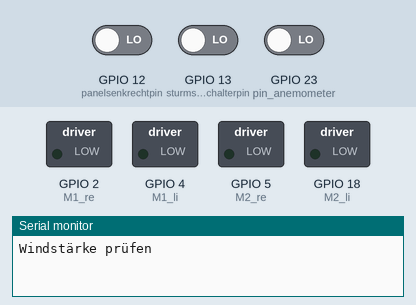
The program below on a simulated ESP32. On the bench: switched loads named in the program (green lamp = pin HIGH), the last lines printed to the serial monitor. The inputs (shaded band) are chosen by the test bench; at power-on: GPIO 12 (panelsenkrechtpin) LOW, GPIO 13 (sturmschutzschalterpin) LOW, GPIO 23 (pin_anemometer) LOW.

Above: at 5.3 s.
5.4 s: GPIO 12 (panelsenkrechtpin) driven HIGH
At 6.7 s:
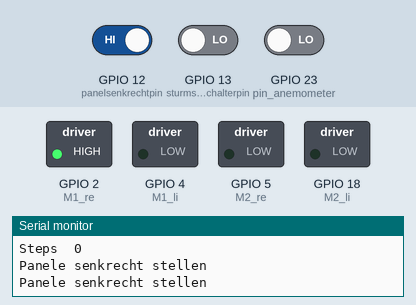
7.6 s: GPIO 12 (panelsenkrechtpin) driven LOW
At 11.2 s:
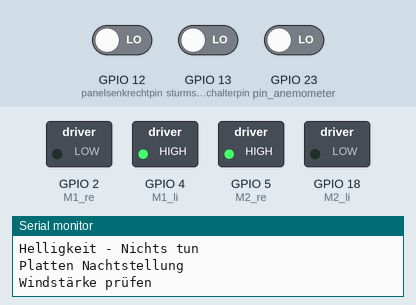
11.5 s: GPIO 12 (panelsenkrechtpin) driven HIGH
At 13.4 s:
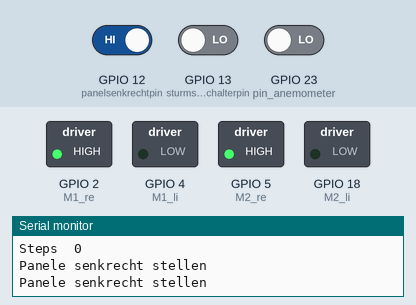
14.3 s: GPIO 12 (panelsenkrechtpin) driven LOW and GPIO 13 (sturmschutzschalterpin) driven HIGH
At 16.0 s:
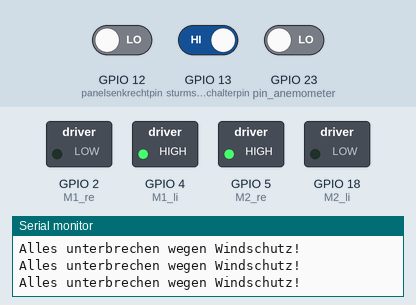
Timing chart, 0 to 17.5 s (numbered marks = the images above; inputs shaded):
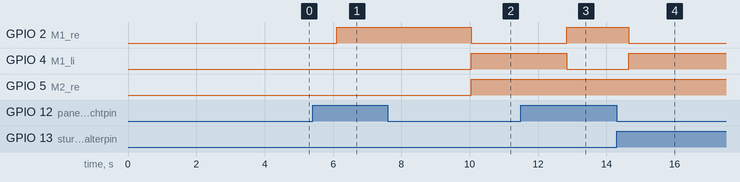

Measured:
- after the input at 5.4 s, GPIO 2 (M1_re): LOW → HIGH after 0.70 s
- after the input at 7.6 s, GPIO 2 (M1_re): HIGH → LOW after 2.4 s; GPIO 4 (M1_li), GPIO 5 (M2_re): LOW → HIGH after 2.4 s
- after the input at 11.5 s, GPIO 2 (M1_re): LOW → HIGH after 1.3 s; GPIO 4 (M1_li): HIGH → LOW after 1.3 s
- after the input at 14.3 s, GPIO 2 (M1_re): HIGH → LOW after 0.35 s; GPIO 4 (M1_li): LOW → HIGH after 0.35 s

The program:

main.cpp
```cpp
#include <Arduino.h>

/////////////////////////////////////////////////////////////////////////// mqtt variable
char msgToPublish[60];
char stgFromFloat[10];


/////////////////////////////////////////////////////////////////////////// Pin output zuweisen
#define M1_re 2   // D2  - grau weiss - Pin 7
#define M1_li 4   // D4  - grün - Pin 6
#define M2_re 5   // D5  - violett - Pin 5
#define M2_li 18  // D18 - schwarz - Pin 4

/////////////////////////////////////////////////////////////////////////// Interrup
int sturmschutzschalterpin =  13;
int panelsenkrechtpin =  12;

/////////////////////////////////////////////////////////////////////////// ADC zuweisen
const int adc_NO = 34; //ADC1_6 - Fotowiderstand
const int adc_NW = 35; //ADC1_7 - Fotowiderstand
const int adc_SO = 33; //ADC1_8 - Fotowiderstand
const int adc_SW = 32; //ADC1_9 - Fotowiderstand

/////////////////////////////////////////////////////////////////////////// ADC Strommessung ACS712
const int acd_strom = 39; //Strommesser ACD Panel
int acd_strom_acs712;

/////////////////////////////////////////////////////////////////////////// Variablen Sonensensor
int sensorSonne_NO, sensorSonne_NW, sensorSonne_SO, sensorSonne_SW;
int horizontal_hoch, horizontal_runter, vertikal_rechts, vertikal_links;
int differenz_neigen, differenz_drehen, sonne_quersumme, neigen_fahrt;
int traker_tolleranz_neigen = 90; // Getestet mit 300
int traker_tolleranz_drehen = 110;
int helligkeit_schwellwert = 750; // Wolkenschwellwert
int helligkeit_nachtstellung = 1600; // Wolkenschwellwert

/////////////////////////////////////////////////////////////////////////// Windsensor Variablen
int wind_zu_stark = 0;
int sturmschutz_pause = 150000;
int pin_anemometer = 23; // Impulsgeber des Anemometer
unsigned long start_time = 0;
unsigned long end_time = 0
;
int steps = 0;
int steps_schwellwert = 120;

/////////////////////////////////////////////////////////////////////////// Schleifen verwalten
unsigned long previousMillis_Sturmcheck = 0; // Windstärke prüfen
unsigned long interval_Sturmcheck = 5000;

unsigned long previousMillis_sonnensensor = 0; // Sonnenstand prüfen
unsigned long interval_sonnensensor = 10000;

unsigned long previousMillis_sturmschutzschalter = 0; // Sturmschutz Schalter prüfen
unsigned long interval_sturmschutzschalter = 1200;

unsigned long previousMillis_panelsenkrecht = 0; // Sturmschutz Schalter prüfen
unsigned long interval_panelsenkrecht = 1300;

unsigned long previousMillis_strom_messung = 0; // Sturmschutz Schalter prüfen
unsigned long interval_strom_messung = 35000;

/////////////////////////////////////////////////////////////////////////// Funktionsprototypen
void loop                       ();
void m1                         (int); // Panel neigen
void m2                         (int); // Panel drehen
void sturmschutz                ();
void panel_senkrecht            ();
void sonnenaufgang              ();
void sonnensensor               ();
void sturmschutzschalter        ();

/////////////////////////////////////////////////////////////////////////// SETUP
void setup() {

// Serielle Kommunikation starten
Serial.begin(38400);

// Sturmschutzschalter init
pinMode(sturmschutzschalterpin, INPUT);

// Panel senkrecht init
pinMode(panelsenkrechtpin, INPUT);

//Pins deklarieren
  pinMode(M1_re,OUTPUT);
  pinMode(M1_li,OUTPUT);
  pinMode(M2_re,OUTPUT);
  pinMode(M2_li,OUTPUT);
}

/////////////////////////////////////////////////////////////////////////// Sonnensensor - Fotowiderstände
void sonnensensor(){

sensorSonne_NO = analogRead(adc_NO);
sensorSonne_NW = analogRead(adc_NW);
sensorSonne_SO = analogRead(adc_SO);
sensorSonne_SW = analogRead(adc_SW);


// Werte Seriell ausgeben
Serial.print("Wert sensorSonne_NO : ");
Serial.println(sensorSonne_NO);
Serial.print("Wert sensorSonne_NW : ");
Serial.println(sensorSonne_NW);
Serial.print("Wert sensorSonne_SO : ");
Serial.println(sensorSonne_SO);
Serial.print("Wert sensorSonne_SW : ");
Serial.println(sensorSonne_SW);

// Quersumme aller Werte
//sonne_quersumme = (sensorSonne_NO + sensorSonne_NW + sensorSonne_SO + sensorSonne_SW) / 4;
sonne_quersumme = (sensorSonne_SO + sensorSonne_SW) / 2;

int quersumme_mqtt = 4096 - sonne_quersumme;

      // mqtt Datensatz senden
    dtostrf(quersumme_mqtt, 4, 0, stgFromFloat);
    sprintf(msgToPublish, "%s", stgFromFloat);


Serial.print("Sonne Quersumme: ");
Serial.println(sonne_quersumme);
Serial.print("Sonne Quersumme max Wert ");
Serial.println(helligkeit_schwellwert);

// Justierung stoppen Wolken
if (sonne_quersumme < helligkeit_schwellwert) {
Serial.println("Helligkeit - Ausrichten ");
//horizontal_hoch   = ((sensorSonne_NO + sensorSonne_NW)/2)*(-1);
horizontal_hoch   = ((sensorSonne_NO + sensorSonne_NW)/2)*(-1);
horizontal_runter = ((sensorSonne_SO + sensorSonne_SW)/2)*(-1);
vertikal_rechts   = ((sensorSonne_NO + sensorSonne_SO)/2)*(-1);
vertikal_links    = ((sensorSonne_NW + sensorSonne_SW)/2)*(-1);

    // Sonnentraking Drehen
    differenz_drehen = ((sensorSonne_NW + sensorSonne_SW)/2  - (sensorSonne_NO + sensorSonne_SO)/2) *(-1);
    Serial.print("Differenz Drehen: ");
    Serial.println(differenz_drehen);


    if (vertikal_rechts > vertikal_links && (vertikal_rechts-vertikal_links) > traker_tolleranz_drehen) {
      Serial.println("XXX Motor drehen - LINKS");
      m2(1);
      delay(1000);
    } else {
      m2(3);
    }

    if (vertikal_links > vertikal_rechts && (vertikal_links-vertikal_rechts) > traker_tolleranz_drehen) {
      Serial.println("XXXX Motor drehen - RECHTS");
      m2(2);
    delay(1000);
    } else {
      m2(3);
    }

    // Schwellwert überschritten Ausrichten
    // Sonnentraking Neigen
    differenz_neigen = (((sensorSonne_NO + sensorSonne_NW)/2) - ((sensorSonne_SO + sensorSonne_SW)/2)) * (-1);
    Serial.print("Differenz Neigen: ");
    Serial.println(differenz_neigen);


    if (horizontal_hoch > horizontal_runter && (horizontal_hoch-horizontal_runter) > traker_tolleranz_neigen) {
          Serial.println("YYYY Motor neigen - RUNTER");
          m1(2);
          // delay(1000);
    } else {
      m1(3);
    }

    if (horizontal_runter > horizontal_hoch && (horizontal_runter-horizontal_hoch) > traker_tolleranz_neigen) {
          Serial.println("YYYY Motor neigen - HOCH");
          m1(1);
          // delay(1000);
    } else {
      m1(3);
    }


} else {
Serial.println("Helligkeit - Nichts tun ");

// Wenn die Helligkeit dunkler als der Nachtwert ist Platten horizontal stellen

  if (sonne_quersumme > helligkeit_nachtstellung) {
  // Platte horizontal stellen
    Serial.println("Platten Nachtstellung");
    m1(2);
    m2(1);
  } else {
    Serial.println("Zu wenig Sonne, keine Bewegung");

  }

}

}

/////////////////////////////////////////////////////////////////////////// m1 Neigen
void m1(int x) {
  // x = 1 senken | x = 2 heben | x = 3 aus

  if (x == 1) {
    // Panele senken
    //Serial.println("Panele senken");
    digitalWrite(M1_re, HIGH); // D2 - weiss - Pin7
    digitalWrite(M1_li, LOW); // D4 - grün + Pin 6
  }

  if (x == 2) {
    // Panele heben
    //Serial.println("Panele heben");
    digitalWrite(M1_re, LOW);
    digitalWrite(M1_li, HIGH);
  }

  if (x == 3) {
    // Neigen stop
    //Serial.println("Neigen stop");
    digitalWrite(M1_re, LOW);
    digitalWrite(M1_li, LOW);
  }

}

/////////////////////////////////////////////////////////////////////////// m1 Drehen
void m2(int x) {
  // x = 1 links | x = 2 rechts | x = 3 aus

  if (x == 1) {
    // Panel links drehen
    //erial.println("Panel links drehen");
    digitalWrite(M2_re, HIGH); // D5 - violett - Pin 5
    digitalWrite(M2_li, LOW); // D18 - schwarz - Pin 4
  }

  if (x == 2) {
    // Panel rechts drehen
    //Serial.println("Panel rechts drehen");
    digitalWrite(M2_re, LOW);
    digitalWrite(M2_li, HIGH);
  }

  if (x == 3) {
    // Drehen stop
    //Serial.println("Drehen stop");
    digitalWrite(M2_re, LOW);
    digitalWrite(M2_li, LOW);
  }

}

/////////////////////////////////////////////////////////////////////////// Sturmschutz - Solarpanel waagerecht ausrichten
void sturmschutz() {

  // Speedsensor auslesen
  //Serial.println("Winddaten messen");

     start_time=millis();
    end_time=start_time+1000;
      while(millis()<end_time)
      {

        if(digitalRead(pin_anemometer))
        {
          steps=steps+1;
          //while(digitalRead(pin_anemometer));
          while(digitalRead(pin_anemometer));
        }

      }

    Serial.print("Steps  ");
    Serial.println(steps);

    if (steps > steps_schwellwert) {
      // Variable Windschutz schreiben
      wind_zu_stark = 1;
      // Wenn Wind eine gewisse stärke erreicht hat Panel fahren und int wind_zu_stark auf 1 setzen

        Serial.println("Wind zu stark Panele sichern ");
        // Panel in Position fahren
        m1(2);
        // Lange pause um Prozessor zu unterbrechen.
        delay (sturmschutz_pause);

    } else {
      wind_zu_stark = 0;

    }

}

/////////////////////////////////////////////////////////////////////////// Schneelast / Reinigen - Solarpanel senkrecht ausrichten
void panel_senkrecht() {

  // Schalter abfragen
  	while( digitalRead(panelsenkrechtpin) == 1 ) //while the button is pressed
      {
        //blink
        Serial.println("Panele senkrecht stellen");
        m1(1);

        delay(500);
      }

}

/////////////////////////////////////////////////////////////////////////// Sonnenaufgang - Panele ausrichten
void sonnenaufgang() {

  // Motor m1 Panel senkrecht ausrichten bis Endlage
  m1(1);

  // Motor m2 Panel drehen Osten bis Endlage
  m2(1);

}

/////////////////////////////////////////////////////////////////////////// Sonnenaufgang - Panele ausrichten
void sturmschutzschalter() {

  // Schalter abfragen
  	while( digitalRead(sturmschutzschalterpin) == 1 ) //while the button is pressed
      {
        //blink
        Serial.println("Alles unterbrechen wegen Windschutz!");
        m1(2);
        delay(500);
      }

}

/////////////////////////////////////////////////////////////////////////// LOOP
void loop() {


  //++++++++++++++++++++++++++++++++++++++++++++++++++++++++++++++++++++++++ Auf Sturm prüfen
  if (millis() - previousMillis_Sturmcheck > interval_Sturmcheck) {
      previousMillis_Sturmcheck = millis();
      // Windstärke prüfen
      Serial.println("Windstärke prüfen");
      // Messwert zurücksetzen
      steps = 0;
      sturmschutz();
    }

  //++++++++++++++++++++++++++++++++++++++++++++++++++++++++++++++++++++++++ Sturmschutzschalter abfragen
  if (millis() - previousMillis_sturmschutzschalter > interval_sturmschutzschalter) {
      previousMillis_sturmschutzschalter = millis();
      // Windstärke prüfen
      //Serial.println("Sturmschutzschalter Prüfen");
     sturmschutzschalter();
    }


  //++++++++++++++++++++++++++++++++++++++++++++++++++++++++++++++++++++++++ Panele senkrecht
  if (millis() - previousMillis_panelsenkrecht > interval_panelsenkrecht) {
      previousMillis_panelsenkrecht = millis();
      // Windstärke prüfen
      //Serial.println("Panele senkrecht stellen");
      panel_senkrecht();
    }


  //++++++++++++++++++++++++++++++++++++++++++++++++++++++++++++++++++++++++ Auf Sturm prüfen
  if (millis() - previousMillis_sonnensensor > interval_sonnensensor) {
      previousMillis_sonnensensor = millis();
      // Sonnenposition prüfen wenn windstärke okay
      if (wind_zu_stark != 1) {
       sonnensensor();
      } else {
        Serial.println("Keine Ausrichtung, da Wind zu stark!");
      }

    }

    delay (300);
}
```
